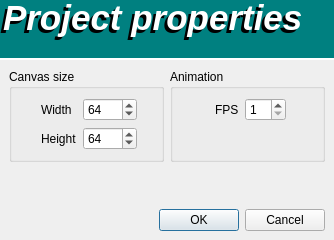
<?xml version="1.0" encoding="UTF-8"?>
<ui version="4.0">
 <class>ProjectSettingsDialog</class>
 <widget class="QDialog" name="ProjectSettingsDialog">
  <property name="geometry">
   <rect>
    <x>0</x>
    <y>0</y>
    <width>334</width>
    <height>240</height>
   </rect>
  </property>
  <property name="minimumSize">
   <size>
    <width>334</width>
    <height>240</height>
   </size>
  </property>
  <property name="maximumSize">
   <size>
    <width>334</width>
    <height>240</height>
   </size>
  </property>
  <property name="windowTitle">
   <string>Project properties</string>
  </property>
  <layout class="QGridLayout" name="gridLayout">
   <property name="leftMargin">
    <number>0</number>
   </property>
   <property name="topMargin">
    <number>0</number>
   </property>
   <property name="rightMargin">
    <number>0</number>
   </property>
   <property name="bottomMargin">
    <number>0</number>
   </property>
   <property name="spacing">
    <number>0</number>
   </property>
   <item row="0" column="0">
    <widget class="QWidget" name="header" native="true">
     <property name="minimumSize">
      <size>
       <width>0</width>
       <height>60</height>
      </size>
     </property>
     <property name="maximumSize">
      <size>
       <width>16777215</width>
       <height>60</height>
      </size>
     </property>
     <property name="styleSheet">
      <string notr="true">#header {
background-color:#008080;
border-bottom: 2px outset white;
}</string>
     </property>
     <widget class="QLabel" name="lblProjectName1">
      <property name="geometry">
       <rect>
        <x>3</x>
        <y>-13</y>
        <width>371</width>
        <height>61</height>
       </rect>
      </property>
      <property name="palette">
       <palette>
        <active>
         <colorrole role="WindowText">
          <brush brushstyle="SolidPattern">
           <color alpha="255">
            <red>255</red>
            <green>255</green>
            <blue>255</blue>
           </color>
          </brush>
         </colorrole>
        </active>
        <inactive>
         <colorrole role="WindowText">
          <brush brushstyle="SolidPattern">
           <color alpha="255">
            <red>255</red>
            <green>255</green>
            <blue>255</blue>
           </color>
          </brush>
         </colorrole>
        </inactive>
        <disabled/>
       </palette>
      </property>
      <property name="font">
       <font>
        <pointsize>26</pointsize>
        <italic>true</italic>
        <bold>true</bold>
       </font>
      </property>
      <property name="text">
       <string>Project properties</string>
      </property>
     </widget>
     <widget class="QLabel" name="lblProjectName1_shadow">
      <property name="geometry">
       <rect>
        <x>0</x>
        <y>-10</y>
        <width>370</width>
        <height>61</height>
       </rect>
      </property>
      <property name="palette">
       <palette>
        <active>
         <colorrole role="WindowText">
          <brush brushstyle="SolidPattern">
           <color alpha="255">
            <red>0</red>
            <green>0</green>
            <blue>0</blue>
           </color>
          </brush>
         </colorrole>
        </active>
        <inactive>
         <colorrole role="WindowText">
          <brush brushstyle="SolidPattern">
           <color alpha="255">
            <red>0</red>
            <green>0</green>
            <blue>0</blue>
           </color>
          </brush>
         </colorrole>
        </inactive>
        <disabled/>
       </palette>
      </property>
      <property name="font">
       <font>
        <pointsize>26</pointsize>
        <italic>true</italic>
        <bold>true</bold>
       </font>
      </property>
      <property name="text">
       <string>Project properties</string>
      </property>
     </widget>
     <zorder>lblProjectName1_shadow</zorder>
     <zorder>lblProjectName1</zorder>
    </widget>
   </item>
   <item row="1" column="0">
    <widget class="QWidget" name="body" native="true">
     <layout class="QGridLayout" name="gridLayout_2">
      <item row="0" column="0">
       <widget class="QGroupBox" name="groupBox">
        <property name="title">
         <string>Canvas size</string>
        </property>
        <layout class="QFormLayout" name="formLayout">
         <property name="fieldGrowthPolicy">
          <enum>QFormLayout::FieldGrowthPolicy::FieldsStayAtSizeHint</enum>
         </property>
         <property name="formAlignment">
          <set>Qt::AlignmentFlag::AlignHCenter|Qt::AlignmentFlag::AlignTop</set>
         </property>
         <item row="0" column="0">
          <widget class="QLabel" name="label">
           <property name="text">
            <string>Width</string>
           </property>
          </widget>
         </item>
         <item row="0" column="1">
          <widget class="QSpinBox" name="spbWidth">
           <property name="minimum">
            <number>8</number>
           </property>
           <property name="maximum">
            <number>2048</number>
           </property>
           <property name="singleStep">
            <number>8</number>
           </property>
           <property name="value">
            <number>64</number>
           </property>
          </widget>
         </item>
         <item row="1" column="0">
          <widget class="QLabel" name="label_2">
           <property name="text">
            <string>Height</string>
           </property>
          </widget>
         </item>
         <item row="1" column="1">
          <widget class="QSpinBox" name="spbHeight">
           <property name="minimum">
            <number>8</number>
           </property>
           <property name="maximum">
            <number>2048</number>
           </property>
           <property name="singleStep">
            <number>8</number>
           </property>
           <property name="value">
            <number>64</number>
           </property>
          </widget>
         </item>
        </layout>
       </widget>
      </item>
      <item row="2" column="0" colspan="2">
       <widget class="QDialogButtonBox" name="buttonBox">
        <property name="orientation">
         <enum>Qt::Orientation::Horizontal</enum>
        </property>
        <property name="standardButtons">
         <set>QDialogButtonBox::StandardButton::Cancel|QDialogButtonBox::StandardButton::Ok</set>
        </property>
       </widget>
      </item>
      <item row="0" column="1">
       <widget class="QGroupBox" name="groupBox_2">
        <property name="title">
         <string>Animation</string>
        </property>
        <layout class="QFormLayout" name="formLayout_2">
         <property name="fieldGrowthPolicy">
          <enum>QFormLayout::FieldGrowthPolicy::FieldsStayAtSizeHint</enum>
         </property>
         <property name="formAlignment">
          <set>Qt::AlignmentFlag::AlignHCenter|Qt::AlignmentFlag::AlignTop</set>
         </property>
         <item row="0" column="0">
          <widget class="QLabel" name="label_3">
           <property name="text">
            <string>FPS</string>
           </property>
          </widget>
         </item>
         <item row="0" column="1">
          <widget class="QSpinBox" name="spbFramerate">
           <property name="minimum">
            <number>1</number>
           </property>
           <property name="maximum">
            <number>30</number>
           </property>
          </widget>
         </item>
        </layout>
       </widget>
      </item>
      <item row="1" column="1">
       <spacer name="verticalSpacer">
        <property name="orientation">
         <enum>Qt::Orientation::Vertical</enum>
        </property>
        <property name="sizeHint" stdset="0">
         <size>
          <width>20</width>
          <height>40</height>
         </size>
        </property>
       </spacer>
      </item>
     </layout>
    </widget>
   </item>
  </layout>
 </widget>
 <resources/>
 <connections>
  <connection>
   <sender>buttonBox</sender>
   <signal>accepted()</signal>
   <receiver>ProjectSettingsDialog</receiver>
   <slot>accept()</slot>
   <hints>
    <hint type="sourcelabel">
     <x>248</x>
     <y>254</y>
    </hint>
    <hint type="destinationlabel">
     <x>157</x>
     <y>274</y>
    </hint>
   </hints>
  </connection>
  <connection>
   <sender>buttonBox</sender>
   <signal>rejected()</signal>
   <receiver>ProjectSettingsDialog</receiver>
   <slot>reject()</slot>
   <hints>
    <hint type="sourcelabel">
     <x>316</x>
     <y>260</y>
    </hint>
    <hint type="destinationlabel">
     <x>286</x>
     <y>274</y>
    </hint>
   </hints>
  </connection>
 </connections>
</ui>
